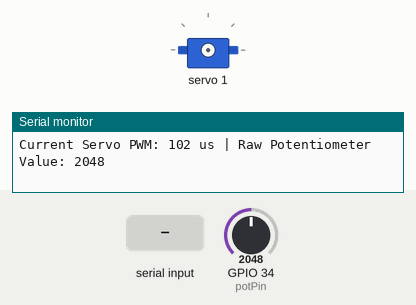
Recording of a sketch running on a simulated ESP32. Parts: servo, the last lines printed to the serial monitor. The inputs (shaded band) are chosen by the test bench; at power-on: GPIO 34 (potPin) = 2048.

Above: at 1.2 s.
1.3 s: "90,45\n" received over Serial
3.0 s: "200\n" received over Serial
At 3.8 s:
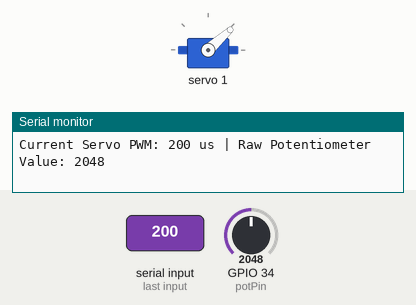
Timing chart, 0 to 6.0 s (numbered marks = the images above; inputs shaded):
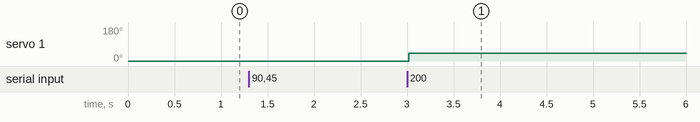

The sketch:

sketch_oct9a.ino
```cpp
#include <Wire.h>
#include <Adafruit_PWMServoDriver.h>

// Initialize PCA9685
Adafruit_PWMServoDriver pwm = Adafruit_PWMServoDriver();

// Servo configuration (Adjust these limits based on your MG996R safe range)
#define US_MIN     50
#define US_MAX     600
#define SERVO_FREQ  50  // 50Hz for analog servos

// Potentiometer connected to ESP32 ADC pin
const int potPin = 34;

// Default starting pulse width in microseconds (Neutral ~90°)
int currentPulse = 102;

void setup() {
  Serial.begin(115200);
  while (!Serial);

  Serial.println("--- MG996R Direct PWM & Potentiometer Tool ---");
  Serial.println("Type a PWM value in microseconds (e.g., 1000, 1500, 2000) and press Enter:");

  pwm.begin();
  pwm.setOscillatorFrequency(27000000);
  pwm.setPWMFreq(SERVO_FREQ);

  // Configure potentiometer pin
  pinMode(potPin, INPUT);
  analogSetAttenuation(ADC_11db); // Full range: 0 - 3.3V
}

void loop() {
  // 1. Check for keyboard input from Serial Monitor
  if (Serial.available() > 0) {
    String input = Serial.readStringUntil('\n');
    input.trim();

    if (input.length() > 0) {
      int targetPulse = input.toInt();
      if (targetPulse > 0) {
        // Constrain to safe hardware limits
        currentPulse = constrain(targetPulse, US_MIN, US_MAX);

        // Command the PCA9685 channel 0
        pwm.setPWM(1, 0, currentPulse);

        Serial.print("-> Set PWM to: ");
        Serial.print(currentPulse);
        Serial.println(" us");
      }
    }
  }

  // 2. Read the raw potentiometer value
  int rawPotValue = analogRead(potPin);

  // 3. Output current status
  Serial.print("Current Servo PWM: ");
  Serial.print(currentPulse);
  Serial.print(" us | Raw Potentiometer Value: ");
  Serial.println(rawPotValue);

  delay(250); // Delay to keep the serial stream stable and readable
}
```

Measured:
- after the input at 3.0 s, servo 1: 0° → 42° at once
